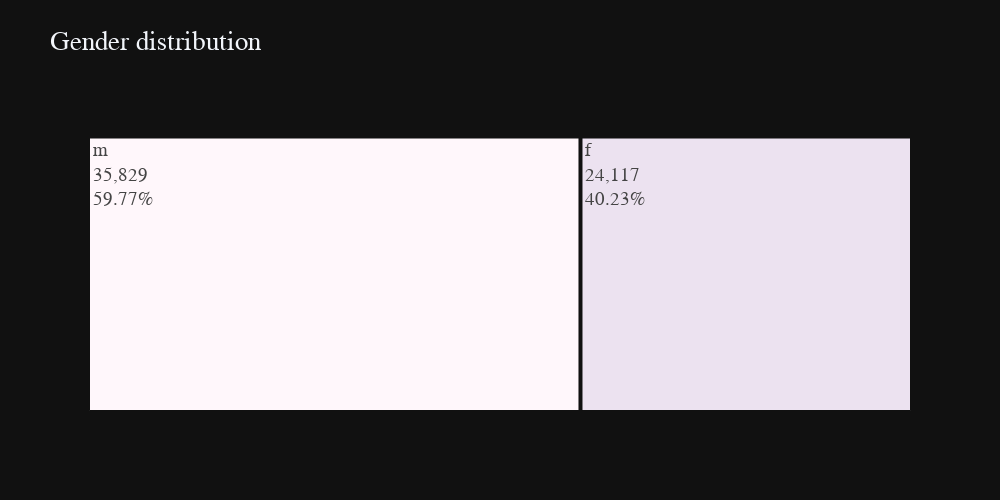

The notebook cell this image was saved under:
### Code cell
# age               54, sex                2, drinks             6, drugs              3, education         32, ethnicity        217

gender_df = cupid_df['sex'].value_counts()
fig=px.treemap(gender_df,
               path=[gender_df.index],
               values=gender_df.values,
               title="Gender distribution",
               color=gender_df.index,
               color_discrete_sequence=px.colors.sequential.PuBuGn,
               template='plotly_dark',
               width=1000, height=500
              )

percents = np.round((100*gender_df.values / sum(gender_df.values)).tolist(),2)
fig.data[0].customdata = [percents[0],percents[1]]
fig.data[0].texttemplate = '%{label}<br>%{value}<br>%{customdata}%'
fig.update_layout(font=dict(size=19,family="Franklin Gothic"))
fig.show()

### Figure 1 — Plotly figure (JSON) as saved in the notebook; plotly's stock layout.template omitted (floating-point values rounded to 4 significant figures)
{"data": [{"branchvalues": "total", "customdata": [59.77, 40.23], "domain": {"x": [0, 1], "y": [0, 1]}, "hovertemplate": "labels=%{label}<br>value=%{value}<br>parent=%{parent}<br>id=%{id}<br>index=%{customdata[0]}<extra></extra>", "ids": ["m", "f"], "labels": ["m", "f"], "marker": {"colors": ["rgb(255,247,251)", "rgb(236,226,240)"]}, "name": "", "parents": ["", ""], "texttemplate": "%{label}<br>%{value}<br>%{customdata}%", "type": "treemap", "values": [35829, 24117]}], "layout": {"font": {"family": "Franklin Gothic", "size": 19}, "height": 500, "legend": {"tracegroupgap": 0}, "title": {"text": "Gender distribution"}, "treemapcolorway": ["rgb(255,247,251)", "rgb(236,226,240)", "rgb(208,209,230)", "rgb(166,189,219)", "rgb(103,169,207)", "rgb(54,144,192)", "rgb(2,129,138)", "rgb(1,108,89)", "rgb(1,70,54)"], "width": 1000}}
